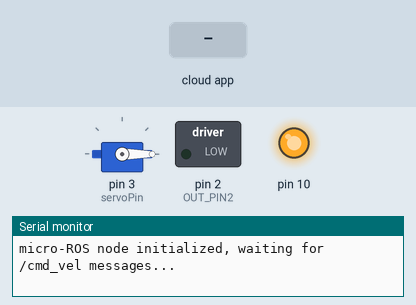
Recording of a sketch running on a simulated Arduino Uno, built with avr-gcc and run on an emulated ATmega328P. On the bench: servo, switched loads named in the sketch (green lamp = pin HIGH), output pins drawn as LEDs (lit = HIGH), the last lines printed to the serial monitor. Inputs (shaded band) come from the test bench. The ROS host is connected and sends only what is stated; pins used as bus, display or sensor lines are not drawn.

Above: at 3.2 s.
3.3 s: the phone or cloud app sets linear.x to -100
At 4.5 s:
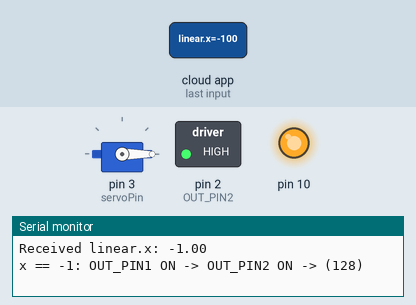
4.9 s: the phone or cloud app sets linear.x to 0
At 5.4 s:
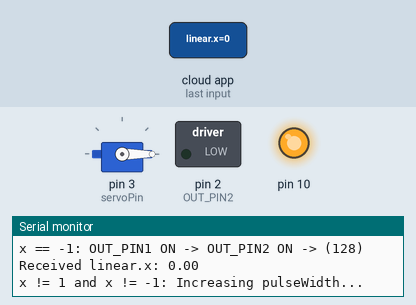
Timing chart, 0 to 7.9 s (numbered marks = the images above; inputs shaded):
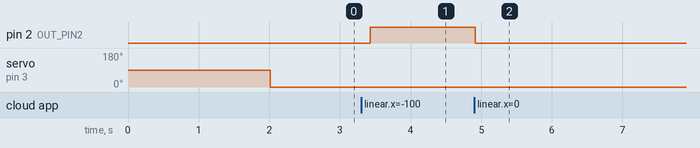

The sketch:

test_speed_con_mag.ino
```cpp
#include <Servo.h>
#include <SPI.h>
#include <micro_ros_arduino.h>
#include <rcl/rcl.h>
#include <rclc/rclc.h>
#include <rclc/executor.h>
#include <geometry_msgs/msg/twist.h>

// ----- Debug Mode -----
#define DEBUG_MODE true

// ----- Servo -----
Servo servoMotor;
const int servoPin = 3;
int pulseWidth = 800;  // ค่าเริ่มต้นของเซอร์โว

// ----- SPI ตั้งค่า DIGI POT -----
#define CS_DIGIPOT  7

void write_digipot(int val) {
  digitalWrite(CS_DIGIPOT, LOW);
  SPI.transfer(B00010001);  // คำสั่งเขียนไปยัง Wiper Register
  SPI.transfer(val);        // ส่งค่าความต้านทาน (0-255)
  digitalWrite(CS_DIGIPOT, HIGH);
}

// ----- กำหนด output pins -----
#define OUT_PIN0 0
#define OUT_PIN1 1
#define OUT_PIN2 2  // ใช้แทน OUT_PIN3 สำหรับเปิดหลังจาก OUT_PIN0 หรือ OUT_PIN1

// ----- micro-ROS ตัวแปร -----
rcl_subscription_t subscriber;
geometry_msgs__msg__Twist twist_msg;
rclc_executor_t executor;
rclc_support_t support;
rcl_allocator_t allocator;
rcl_node_t node;

float prev_x = 0.0;

void error_loop() {
  while (1) {
    if (DEBUG_MODE) Serial.println("Error: Entering infinite loop...");
    delay(100);
  }
}

// Callback function รับข้อความจาก topic /cmd_vel
void cmd_vel_callback(const void * msgin) {
  const geometry_msgs__msg__Twist * msg = (const geometry_msgs__msg__Twist *) msgin;
  float x = msg->linear.x;

  if (DEBUG_MODE) {
    Serial.print("Received linear.x: ");
    Serial.println(x);
  }

  // ควบคุมทิศทางและ DigiPot
  if (x == 2.0) {
    pulseWidth = 800;  // ตั้งค่าคงที่ 800
    digitalWrite(OUT_PIN0, HIGH);
    digitalWrite(OUT_PIN1, LOW);
    delay(100);
    digitalWrite(OUT_PIN2, HIGH);
    write_digipot(100);
    if (DEBUG_MODE) Serial.println("x == 1: OUT_PIN0 ON -> OUT_PIN2 ON -> (128)");
  }
  else if (x == -1.0) {
    pulseWidth = 800;  // ตั้งค่าคงที่ 800
    digitalWrite(OUT_PIN1, HIGH);
    digitalWrite(OUT_PIN0, LOW);
    delay(100);
    digitalWrite(OUT_PIN2, HIGH);
    write_digipot(100);
    if (DEBUG_MODE) Serial.println("x == -1: OUT_PIN1 ON -> OUT_PIN2 ON -> (128)");
  }
  else {
    digitalWrite(OUT_PIN0, LOW);
    digitalWrite(OUT_PIN1, LOW);
    digitalWrite(OUT_PIN2, LOW);
    write_digipot(0);

    // ค่อยๆ เพิ่มค่า pulseWidth จาก 800 ไป 900
    if (pulseWidth < 880) {
      pulseWidth += 2;  // ปรับค่าขึ้นทีละ 2
    }

    if (DEBUG_MODE) Serial.println("x != 1 and x != -1: Increasing pulseWidth...");
  }

  prev_x = x;
}

void setup() {
  Serial.begin(115200);
  set_microros_transports();
  delay(2000);

  // ตั้งค่าพิน output
  pinMode(OUT_PIN0, OUTPUT);
  pinMode(OUT_PIN1, OUTPUT);
  pinMode(OUT_PIN2, OUTPUT);
  digitalWrite(OUT_PIN0, LOW);
  digitalWrite(OUT_PIN1, LOW);
  digitalWrite(OUT_PIN2, LOW);

  pinMode(CS_DIGIPOT, OUTPUT);
  digitalWrite(CS_DIGIPOT, HIGH);
  SPI.begin();

  // ตั้งค่า micro-ROS
  allocator = rcl_get_default_allocator();
  if (rclc_support_init(&support, 0, NULL, &allocator) != RCL_RET_OK) {
    error_loop();
  }

  if (rclc_node_init_default(&node, "cmd_vel_digipot_node", "", &support) != RCL_RET_OK) {
    error_loop();
  }

  if (rclc_subscription_init_default(&subscriber, &node,
      ROSIDL_GET_MSG_TYPE_SUPPORT(geometry_msgs, msg, Twist),
      "/final_cmd_vel") != RCL_RET_OK) {
    error_loop();
  }

  if (rclc_executor_init(&executor, &support.context, 1, &allocator) != RCL_RET_OK) {
    error_loop();
  }

  if (rclc_executor_add_subscription(&executor, &subscriber, &twist_msg,
      &cmd_vel_callback, ON_NEW_DATA) != RCL_RET_OK) {
    error_loop();
  }

  Serial.println("micro-ROS node initialized, waiting for /cmd_vel messages...");

  // ตั้งค่าเซอร์โว
  servoMotor.attach(servoPin, 800, 2200);
}

void loop() {
  if (rclc_executor_spin_some(&executor, RCL_MS_TO_NS(100)) != RCL_RET_OK) {
    if (DEBUG_MODE) Serial.println("Error: micro-ROS executor failure");
    error_loop();
  }

  // อัปเดตค่าเซอร์โว
  servoMotor.writeMicroseconds(pulseWidth);
  delay(20);  // ทำให้การเคลื่อนที่สมูท

  delay(5);
}
```

Measured:
- after the input at 3.3 s, pin 2 (OUT_PIN2): LOW → HIGH after 0.13 s
- after the input at 4.9 s, pin 2 (OUT_PIN2): HIGH → LOW at once
